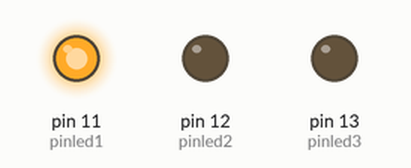
Recording of a sketch running on a simulated Arduino Uno, built with avr-gcc and run on an emulated ATmega328P. Shown: output pins drawn as LEDs (lit = HIGH).

Above: at 5.0 s.
At 10.2 s:
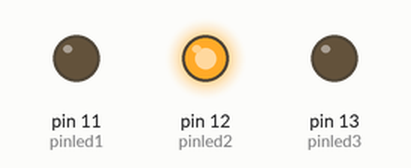
At 15.5 s:
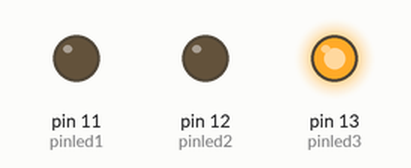
Timing chart, 0 to 26.7 s (numbered marks = the images above):
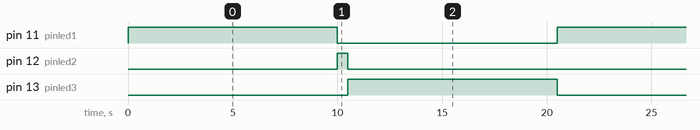

Measured:
- by itself, pin 11 (pinled1), pin 13 (pinled3): alternates HIGH for 10.0 s and LOW for 10.5 s
- by itself, pin 12 (pinled2): alternates HIGH for 0.50 s and LOW for 20.0 s
- by itself, everything shown: repeats every 20.5 s, in 4 steps

The sketch:

Latihan_TrafficLight.ino
```cpp
const int pinled1 = 11;
const int pinled2 = 12;
const int pinled3 = 13;

void setup() {
  // put your setup code here, to run once
pinMode(pinled1,OUTPUT);
pinMode(pinled2,OUTPUT);
pinMode(pinled3,OUTPUT);
}

void loop() {
  // put your main code here, to run repeatedly:
digitalWrite(pinled1, HIGH);
delay(10000);
digitalWrite(pinled1, LOW);
digitalWrite(pinled2,HIGH);
delay(500);
digitalWrite(pinled2,LOW);
digitalWrite(pinled3, HIGH);
delay(10000);
digitalWrite(pinled3,LOW);
}
```
